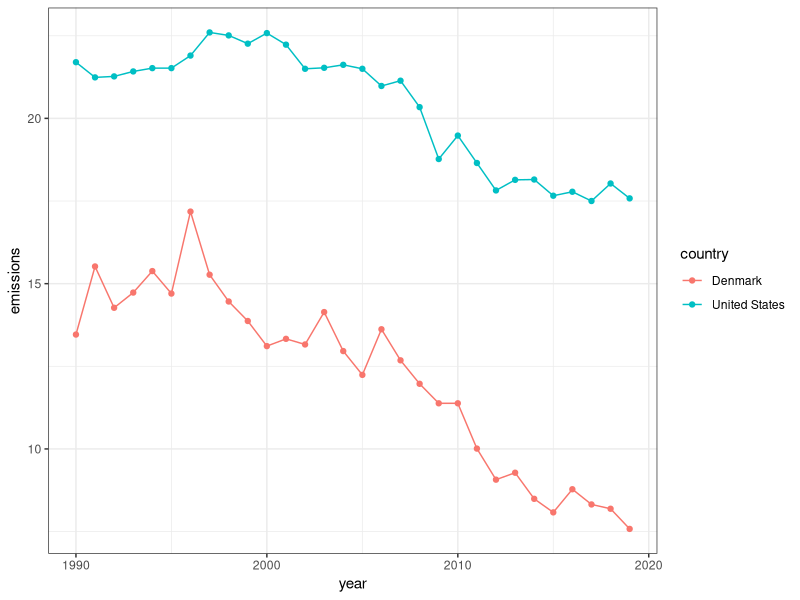

Generate this figure with R: (Note: this script raises an error after producing the figure.)
## ---- chunk 1
rm(list=ls())
library(tidyverse)
library(here)
library(ggfortify)
library(forecast)
library(gridExtra)
## ---- chunk 2
emissions<-read.csv(here("Data for the Code", "Corrected_Data_sets", 
  "emissions_corrected_US_Denmark.csv"), stringsAsFactors = TRUE)
## ---- chunk 3
emissions$year<-paste0("01-01-", emissions$year)
## ---- chunk 4
emissions$year<-as.Date(emissions$year, format="%d-%m-%Y")
#format tells R the dates are just a four digit year, a two digit year is %y, 
#origin informs R where it starts. must do the - in the %d- because the dates 
#are entered with a -. 
## ---- chunk 5
ggplot(emissions, aes(year, emissions, colour= country, group=country)) +  
  geom_line() +
  geom_point(aes(colour=country))+ theme_bw() 
#colour colors by country, and group tells R to group the points by country
#so geom_line will draw lines connecting the data by country.
 
## ---- chunk 6
t.test(emissions~country, data=emissions, paired=TRUE)
## ---- chunk 7
emissions$rate<-NA
denmark_rate<- emissions %>% filter(country=="Denmark")
den_rate<- diff(denmark_rate$emissions) # subtracts n by n-1 to get rate.
denmark_rate$rate[2:30]<-den_rate
denmark_rate<-denmark_rate[2:30,]

emissions$rate<-NA
usa_rate<- emissions %>% filter(country=="United States")
us_rate<- diff(usa_rate$emissions)
usa_rate$rate[2:30]<-us_rate
usa_rate<-usa_rate[2:30,]

emissions_rate<- rbind(usa_rate, denmark_rate)

## ---- chunk 8
ggplot(emissions_rate, aes(year, rate, colour= country, group=country)) +  
  geom_smooth() + theme_bw() #colour colors by country, and group tells R to 
#group the points by country so geom_line will draw lines connecting the 
#data by country.

## ---- chunk 9
t.test(rate~country, data=emissions_rate, paired=TRUE) 
#complete.cases means just use the ones without NAs
## ---- chunk 10
emissions_rate_2010<- emissions_rate %>% 
  filter(emissions_rate$year>="2010-01-01")

## ---- chunk 11
t.test(rate~country, data=emissions_rate_2010, paired=TRUE)
#complete.cases means just use the ones without NAs
## ---- chunk 12
survey<- read.csv(here("Data for the Code", "Corrected_Data_sets", 
                       "final_ccos_US_Denmark.csv"), stringsAsFactors=TRUE )
## ---- chunk 13
#Parcing out just the survey answers regarding climate change beliefs
fuels<- survey %>% filter(survey$question=="Ques__Fossil_moreorless") 
## ---- chunk 14
# Making the graph
ggplot(fuels, aes(response,Number, fill=Country))+geom_bar(stat = 'identity',
  position = 'dodge') + 
  labs(title="Fossil Fuel Use", x="Response to Survey Question", y="Percent") + 
  # renaming x and y axis labels
  theme_bw() +
  coord_flip() # switching x and y axis to read the suvey questions
## ---- chunk 15
ggplot(fuels, aes(x="", y= Number, fill=response))+  
  geom_bar(stat="identity", width=1)+ coord_polar("y", start=0) + 
   geom_label(aes(label = round(Number, digits = 1)), nudge_x = 0.4) +
  # add percentages
  theme_void()+ # remove background, grid, numeric labels
facet_wrap(~Country)
## ---- chunk 16
dumb_way<- c(1101,3096,1101,3096,1101,3096,1101,3096,1101,3096,1101,3096,1101,3096)
#1101 Danes answered the survey, 3096 Americans did.
fuels$num_people<- dumb_way #put that vector into here

fuels<- fuels %>% group_by(Country, response) %>% 
  mutate(total=(Number/100)*num_people) #calculating rate where Number=percentage

fuels$total<- round(fuels$total, digits=0) #round to whole number

fuels_numPeople<- fuels %>% select(response, Country, total)
## ---- chunk 17
t_Den<- c(24,50, 87, 293,590,54,13)
t_US<-c(306,296,445,555,1253,201,39)
t_matrix<- as.matrix(rbind(t_Den, t_US))
chisq.test(t_matrix)
